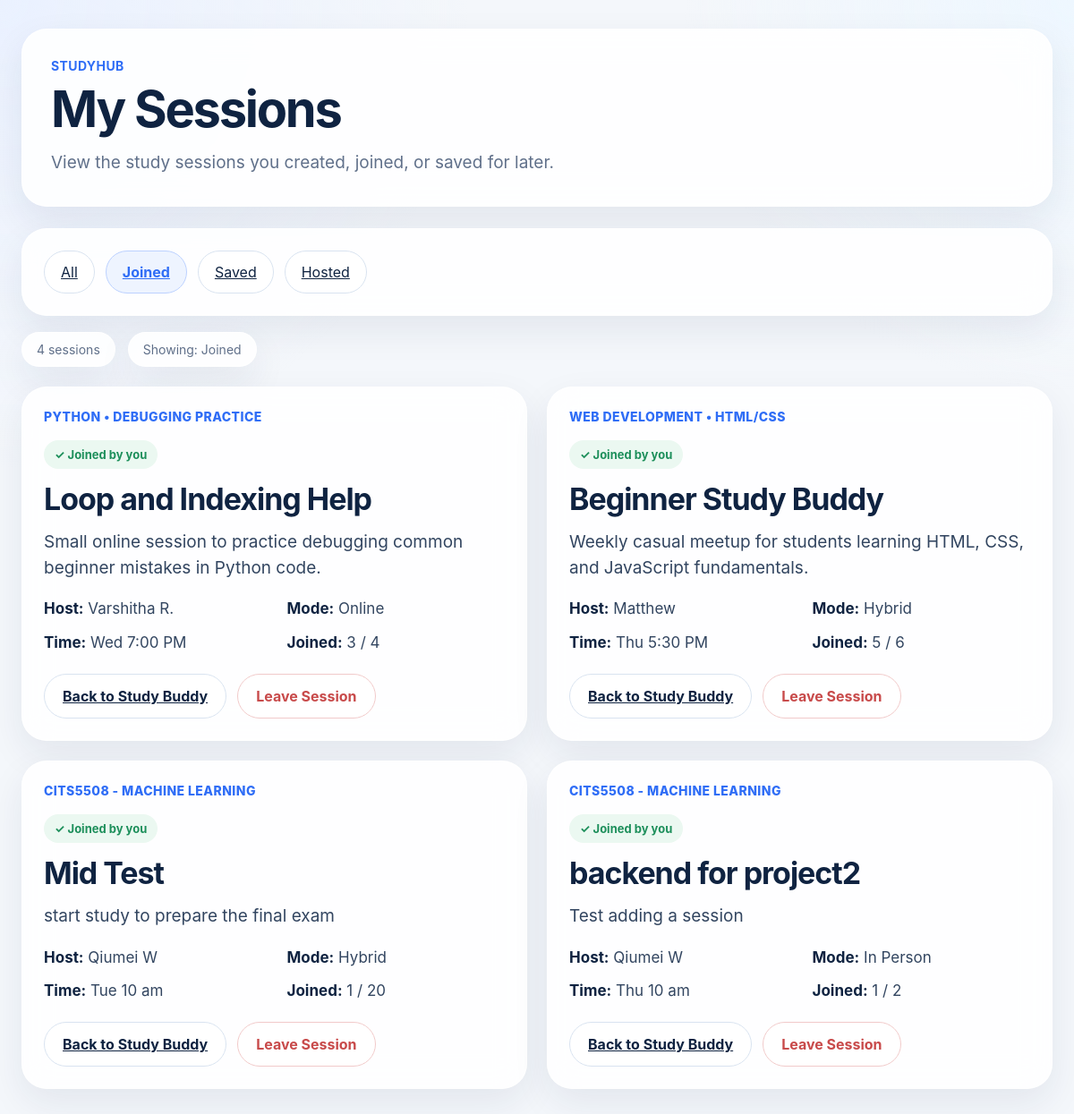
Screenshot of /my-sessions?view=joined with the database file from the repository.
### app.py (models this page shows)
class StudySession(db.Model):
    id = db.Column(db.Integer, primary_key=True)
    unit_code = db.Column(db.String(120), nullable=False)
    topic = db.Column(db.String(150), nullable=False)
    description = db.Column(db.Text, nullable=False)
    host_name = db.Column(db.String(100), nullable=False)
    day = db.Column(db.String(10), nullable=False)
    time = db.Column(db.String(50), nullable=False)
    mode = db.Column(db.String(20), nullable=False)
    capacity = db.Column(db.Integer, nullable=False)
    joined_count = db.Column(db.Integer, default=1)
    host_id = db.Column(db.Integer, db.ForeignKey("user.id"), nullable=False)

### app.py (the view, shortened to what this page needs)
@app.route("/my-sessions")
def my_sessions():
    current_user = get_current_user()
    view = request.args.get("view", "all")
    if view == "joined":
        sessions = current_user.joined
    elif view == "saved":
        sessions = current_user.saved
    elif view == "hosted":
        sessions = current_user.hosted_sessions
    return render_template(
        "my_sessions.html",
        sessions=sessions,
        current_view=view
    )

### app.py (called while the page is built)
def get_current_user():
    user = User.query.get(1)
    if not user:
        user = User(id=1, username="Meryl")
        db.session.add(user)
        db.session.commit()
    return user

### app/templates/my_sessions.html (shortened to what this page needs)
{% extends "base.html" %}
{% block content %}
<div class="app-shell">
  <header class="hero">
    <div class="hero__content">
      <p class="hero__eyebrow">StudyHub</p>
      <h1 class="hero__title">My Sessions</h1>
      <p class="hero__subtitle">
        View the study sessions you created, joined, or saved for later.
      </p>
    </div>
  </header>
  <main class="main-content">
    <section class="toolbar-card">
      <div class="toolbar-row">
        <div class="mode-tabs">
          <a href="{{ url_for('my_sessions', view='all') }}"
             class="tab-btn {% if current_view == 'all' %}active{% endif %}">
            All
          </a>
          <a href="{{ url_for('my_sessions', view='joined') }}"
             class="tab-btn {% if current_view == 'joined' %}active{% endif %}">
            Joined
          </a>
          <a href="{{ url_for('my_sessions', view='saved') }}"
             class="tab-btn {% if current_view == 'saved' %}active{% endif %}">
            Saved
          </a>
          <a href="{{ url_for('my_sessions', view='hosted') }}"
             class="tab-btn {% if current_view == 'hosted' %}active{% endif %}">
            Hosted
          </a>
        </div>
      </div>
    </section>
    <section class="summary-row">
      <div class="summary-pill">
        {{ sessions|length }} session{% if sessions|length != 1 %}s{% endif %}
      </div>
      <div class="summary-pill">
        Showing: {{ current_view|capitalize }}
      </div>
    </section>
    <section class="session-grid">
      {% if sessions %}
        {% for session in sessions %}
          <article class="session-card">
            <div>
              <p class="session-card__tag">{{ session.unit_code }}</p>
              {% if current_view == 'joined' %}
                <div class="session-card__badge session-card__badge--joined">✓ Joined by you</div>
              {% elif current_view == 'saved' %}
                <div class="session-card__badge session-card__badge--joined">★ Saved session</div>
              {% elif current_view == 'hosted' %}
                <div class="session-card__badge session-card__badge--joined">＋ Created by you</div>
              {% endif %}
              <h3 class="session-card__title">{{ session.topic }}</h3>
              <p class="session-card__desc">{{ session.description }}</p>
              <div class="meta-grid">
                <div class="meta-item"><strong>Host:</strong> {{ session.host_name }}</div>
                <div class="meta-item"><strong>Mode:</strong> {{ session.mode|replace('-', ' ')|title }}</div>
                <div class="meta-item"><strong>Time:</strong> {{ session.day }} {{ session.time }}</div>
                <div class="meta-item"><strong>Joined:</strong> {{ session.joined_count }} / {{ session.capacity }}</div>
              </div>
            </div>
            <div class="card-actions">
              <a href="{{ url_for('studybuddy') }}" class="btn btn--light">Back to Study Buddy</a>
              {% if current_view == 'joined' %}
                <form action="{{ url_for('leave_session', session_id=session.id) }}" method="post">
                  <button type="submit" class="btn btn--leave">Leave Session</button>
                </form>
              {% elif current_view == 'saved' %}
                <form action="{{ url_for('unsave_session', session_id=session.id) }}" method="post">
                  <button type="submit" class="btn btn--leave">Remove Saved</button>
                </form>
              {% elif current_view == 'hosted' %}
                <a href="{{ url_for('studybuddy') }}" class="btn btn--dark">Manage</a>
              {% else %}
                <a href="{{ url_for('studybuddy') }}" class="btn btn--dark">View Session</a>
              {% endif %}
            </div>
          </article>
        {% endfor %}
      {% else %}
        <div class="empty-state">
          <h3>No sessions found</h3>
          <p>You do not have any sessions in this category yet.</p>
        </div>
      {% endif %}
    </section>
  </main>
</div>
{% endblock %}

### app/static/css/studybuddy.css (style rules this page uses)
:root { --bg: #f4f7fb; --surface: rgba(255, 255, 255, 0.88); --surface-strong: #ffffff; --border: #d9e3f0; --text: #0f2341; --muted: #60708a; --primary: #2f6df6; --primary-soft: #eef4ff; --dark: #0e1d37; --success: #1d8f5b; --success-soft: #ebf8f1; --warning: #a86b12; --warning-soft: #fff6e8; --danger: #c84a4a; --danger-soft: #fff1f1; --shadow: 0 16px 40px rgba(20, 43, 80, 0.08); --radius-xl: 28px; --radius-lg: 22px; --radius-md: 16px; --radius-pill: 999px; }
* { box-sizing: border-box; }
html, body { margin: 0; padding: 0; font-family: Inter, system-ui, -apple-system, BlinkMacSystemFont, "Segoe UI", sans-serif; background: radial-gradient(circle at top left, #eaf1ff 0%, transparent 30%), radial-gradient(circle at top right, #eef7ff 0%, transparent 25%), var(--bg); color: var(--text); }
button, input, select, textarea { font: inherit; }
button { cursor: pointer; }
.app-shell { max-width: 1480px; margin: 0 auto; padding: 32px 24px 48px; }
.hero { display: flex; justify-content: space-between; align-items: flex-end; gap: 24px; padding: 32px; background: var(--surface); border: 1px solid rgba(255, 255, 255, 0.8); backdrop-filter: blur(16px); box-shadow: var(--shadow); border-radius: var(--radius-xl); }
.hero__eyebrow { margin: 0 0 12px; color: var(--primary); font-weight: 700; letter-spacing: 0.03em; text-transform: uppercase; font-size: 14px; }
.hero__title { margin: 0; font-size: 56px; line-height: 1.02; letter-spacing: -0.04em; }
.hero__subtitle { margin: 16px 0 0; max-width: 760px; color: var(--muted); font-size: 19px; line-height: 1.6; }
.main-content { margin-top: 24px; }
.toolbar-card, .session-card, .summary-pill, .side-panel { background: var(--surface); border: 1px solid rgba(255, 255, 255, 0.8); backdrop-filter: blur(16px); box-shadow: var(--shadow); }
.toolbar-card { border-radius: var(--radius-xl); padding: 24px; }
.toolbar-row { display: flex; justify-content: space-between; gap: 18px; align-items: center; flex-wrap: wrap; }
.mode-tabs { display: flex; gap: 12px; flex-wrap: wrap; }
.tab-btn { border: 1px solid var(--border); background: rgba(255, 255, 255, 0.9); color: var(--text); padding: 13px 18px; border-radius: var(--radius-pill); transition: 0.2s ease; }
.tab-btn.active { color: var(--primary); background: var(--primary-soft); border-color: #bcd1ff; font-weight: 700; }
.summary-row { display: flex; gap: 14px; flex-wrap: wrap; margin: 18px 0 22px; }
.summary-pill { border-radius: var(--radius-pill); padding: 10px 16px; font-size: 14px; color: var(--muted); }
.session-grid { display: grid; grid-template-columns: repeat(2, minmax(0, 1fr)); gap: 22px; }
.session-card { border-radius: var(--radius-xl); padding: 24px; display: flex; flex-direction: column; justify-content: space-between; min-height: 325px; transition: transform 0.2s ease, box-shadow 0.2s ease; }
.session-card__tag { margin: 0 0 18px; color: var(--primary); font-size: 14px; font-weight: 800; letter-spacing: 0.03em; text-transform: uppercase; }
.session-card__badge { display: inline-flex; align-items: center; gap: 8px; margin-bottom: 14px; padding: 8px 12px; border-radius: var(--radius-pill); font-size: 13px; font-weight: 700; }
.session-card__badge--joined { background: var(--success-soft); color: var(--success); }
.session-card__title { margin: 0 0 14px; font-size: 34px; line-height: 1.15; letter-spacing: -0.03em; }
.session-card__desc { margin: 0 0 20px; color: #324560; font-size: 19px; line-height: 1.55; }
.meta-grid { display: grid; grid-template-columns: repeat(2, minmax(0, 1fr)); gap: 14px 28px; margin-bottom: 22px; }
.meta-item { color: #324560; font-size: 17px; line-height: 1.4; }
.meta-item strong { color: var(--text); }
.card-actions { display: flex; gap: 12px; flex-wrap: wrap; }
.btn { border: none; border-radius: var(--radius-pill); padding: 14px 20px; font-weight: 700; transition: 0.2s ease; }
.btn--light { background: rgba(255, 255, 255, 0.95); border: 1px solid var(--border); color: var(--text); }
.btn--leave { background: rgba(255, 255, 255, 0.95); border: 1px solid #f1caca; color: var(--danger); }

### rows the page displays
StudySession: unit_code "PYTHON • DEBUGGING PRACTICE", topic "Loop and Indexing Help", description "Small online session to practice debugging common beginner mistakes in Python code.", host_name "Varshitha R.", mode "Online", day "Wed", time "7:00 PM", joined_count "3", capacity "4"
StudySession: unit_code "WEB DEVELOPMENT • HTML/CSS", topic "Beginner Study Buddy", description "Weekly casual meetup for students learning HTML, CSS, and JavaScript fundamentals.", host_name "Matthew", mode "Hybrid", day "Thu", time "5:30 PM", joined_count "5", capacity "6"
StudySession: unit_code "CITS5508 - MACHINE LEARNING", topic "Mid Test", description "start study to prepare the final exam", host_name "Qiumei W", mode "Hybrid", day "Tue", time "10 am", joined_count "1", capacity "20"
StudySession: unit_code "CITS5508 - MACHINE LEARNING", topic "backend for project2", description "Test adding a session", host_name "Qiumei W", mode "In Person", day "Thu", time "10 am", joined_count "1", capacity "2"

### other values shown
{{ sessions|length }} "4"
{{ current_view|capitalize }} "Joined"
